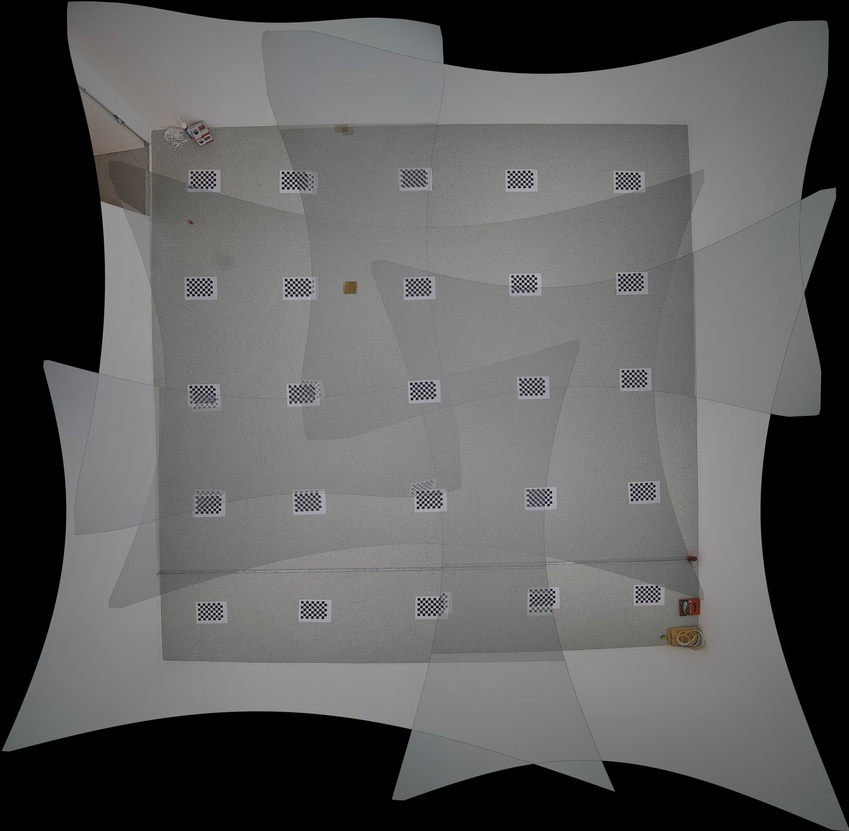
#> input picture etc/ImageStitching/test/img.jpg, 849 x 831 px, shrunk from 3649 x 3568 before the run
$ python clone.py
#> lines starting #> are read from the running program, lines starting #| are printed output that depends on the picture; after the words box and inside, x2 and y2 are one past the last pixel; in counts of white or black regions, pixels touching at a corner belong together
import cv2

# Load the original image and the mask
image = cv2.imread('img.jpg')
#> image is the input picture: shape (831, 849, 3); mean B, G, R 91.9, 92.4, 92.2
gray = cv2.cvtColor(image, cv2.COLOR_BGR2GRAY)
_, mask = cv2.threshold(gray, 1, 255, cv2.THRESH_BINARY)
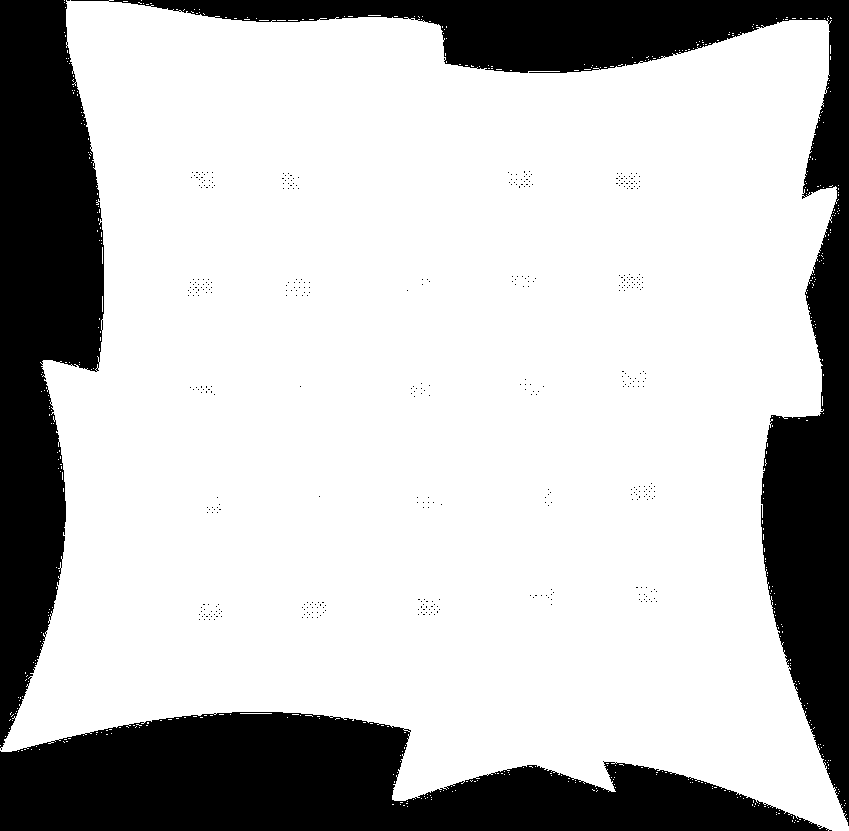
#> mask: shape (831, 849); 74.9% white; 418 black regions (415 under 20 px)

# Find the contours of the mask
contours, _ = cv2.findContours(mask, cv2.RETR_EXTERNAL, cv2.CHAIN_APPROX_SIMPLE)
#> contours = 515 contours, 514 with area under 20; largest, box (x1, y1, x2, y2) and area: (0, 0, 849, 831) 525699

# Get the bounding box of the largest contour
x, y, w, h = cv2.boundingRect(contours[0])
#> x = 794; y = 822; w = 1; h = 1

# Create a mask for seamless cloning
center = (x + w // 2, y + h // 2)
#> center = (794, 822)
#> (the run stopped early here; a loop or call above may not have finished)
